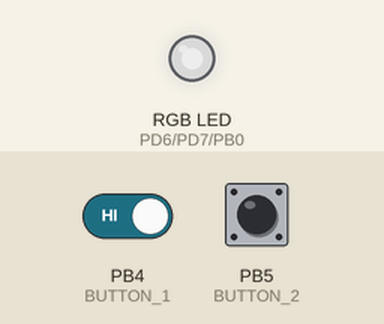
This program was run on a simulated ATmega328P, built with avr-gcc and emulated at 16 MHz. On the bench: an RGB LED mixed from three pins (HIGH = lit). The inputs (shaded band) are chosen by the test bench; at power-on: PB4 (BUTTON_1) HIGH, PB5 (BUTTON_2) HIGH. Dim RGB values are drawn brighter than linear.

Above: at 1.2 s.
1.3 s: PB4 (BUTTON_1) driven LOW
At 1.45 s:
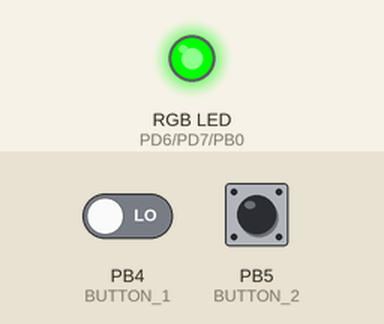
At 1.85 s:
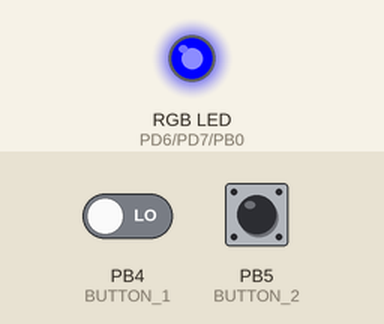
Timing chart, 0 to 10.3 s (numbered marks = the images above; inputs shaded):
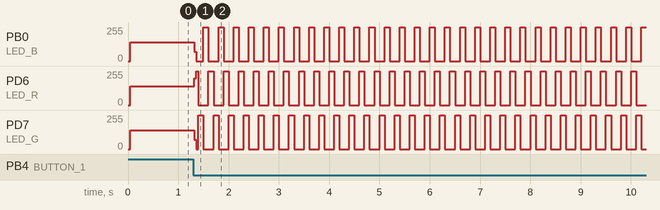

The program:

main.c
```c
#include "gpio.h"

/********************************************************************************
* main: Initierar minkrodatrons i/o portar.
		Tänder alla dioder vid tryckknapp 1 & 2 trycks ner.
		Tänder och släcker dioder i storleksordning enligt pinnumret.
		Tänder och släcker dioder i fallande ordning enligt pinnumret.
		Släcker alla dioder när ingen knapp trycks ner.
********************************************************************************/
int main(void)
{
	setup();

    while (1)
    {
		if (BUTTON_1_IS_PRESSED && BUTTON_2_IS_PRESSED)
		{
			leds_on();
		}
		if (BUTTON_1_IS_PRESSED && !BUTTON_2_IS_PRESSED)
		{
			leds_blink_forward(100);
		}
		if (BUTTON_2_IS_PRESSED && !BUTTON_1_IS_PRESSED)
		{
			leds_blink_reverse(100);
		}
		else
		{
			leds_off();
		}
    }
	return 0;
}
```

gpio.c
```c
#include "gpio.h" // Inkluderingsdirektiv

/********************************************************************************
* setup: Initierar mikrodatorns i/o portar. Lysdiodernas pinnar 6-8 sätts till
         utportar. Sätter tryckknapparnas pin till att vara antingen "hög eller
		 låg".
********************************************************************************/
void setup(void)
{
	DDRD = ((1 << LED_G) | (1 << LED_R));
	DDRB = (1 << LED_B);
	PORTB = (1 << BUTTON_1) | (1 << BUTTON_2);

	return;
}

/********************************************************************************
* delay_ms: Skapar angiven fördröjning i millsekunder.
*
*           - delay_time_ms: Fördröjningstid i millisekunder.
********************************************************************************/
void delay_ms(const uint16_t delay_time_ms)
{
	for (uint16_t i = 0; i < delay_time_ms; ++i)
	{
		_delay_ms(1);
	}

	return;
}

/********************************************************************************
* leds_on: Tänder alla lysdioder.
********************************************************************************/
void leds_on(void)
{
	LED_B_ON;
	LED_G_ON;
	LED_R_ON;

	return;
}

/********************************************************************************
* leds_off: Släcker alla lysdioder.
********************************************************************************/
void leds_off(void)
{
	LED_B_OFF;
	LED_G_OFF;
	LED_R_OFF;

	return;
}

/********************************************************************************
* leds_blink_forward: Blinkar lysdioder anslutna till 6, 7, 8 i ordning 6, 7, 8.
*                     delay_ms: Blinkhastighet i millisekunder.
********************************************************************************/
void leds_blink_forward(const uint16_t blink_speed_ms)
{
	LED_B_ON;
    LED_G_OFF;
	LED_R_OFF;
	delay_ms(blink_speed_ms);

	LED_B_OFF;
	LED_G_ON;
	LED_R_OFF;
	delay_ms(blink_speed_ms);

	LED_B_OFF;
	LED_G_OFF;
	LED_R_ON;
    delay_ms(blink_speed_ms);

	return;
}

/********************************************************************************
* leds_blink_reverse: Blinkar lysdioder anslutna till 8, 7, 6 i ordning 8, 7, 6.
*                     delay_ms: Blinkhastighet i millisekunder.
********************************************************************************/
void leds_blink_reverse(const uint16_t blink_speed_ms)
{
	LED_B_OFF;
	LED_G_OFF;
	LED_R_ON;
	delay_ms(blink_speed_ms);

	LED_B_OFF;
	LED_G_ON;
	LED_R_OFF;
	delay_ms(blink_speed_ms);

	LED_B_ON;
	LED_G_OFF;
	LED_R_OFF;
	delay_ms(blink_speed_ms);

	return;
}
```

gpio.h
```c
#ifndef GPIO_H_
#define GPIO_H_

#define F_CPU 16000000UL // 16MHz klockfrekvens
#include <avr/io.h> // Inkluderingsdirektiv
#include <util/delay.h> // Inkluderingsdirektiv

#define LED_R 6 //Lysdiod 1 ansluten till pin 6
#define LED_G 7 //Lysdiod 2 ansluten till pin 7
#define LED_B 0 //Lysdiod 3 ansluten till pin 8
#define BUTTON_1 4 //Tryckknapp 1 ansluten till pin 12
#define BUTTON_2 5 //Tryckknapp 1 ansluten till pin 13

#define LED_R_ON PORTD |= (1 << LED_R) //Tänder lysdiod 1
#define LED_G_ON PORTD |= (1 << LED_G) //Tänder lysdiod 2
#define LED_B_ON PORTB |= (1 << LED_B) //Tänder lysdiod 3

#define LED_R_OFF PORTD &= ~(1 << LED_R) //Släcker lysdiod 1
#define LED_G_OFF PORTD &= ~(1 << LED_G) //Släcker lysdiod 2
#define LED_B_OFF PORTB &= ~(1 << LED_B) //Släcker lysdiod 3

#define BUTTON_1_IS_PRESSED ((PINB & (1 << BUTTON_1)) != 0) //Kontrollerar om tryckknapp 1 är nedtryckt
#define BUTTON_2_IS_PRESSED ((PINB & (1 << BUTTON_2)) != 0) //Kontrollerar om tryckknapp 2 är nedtryckt

/********************************************************************************
* setup: Initierar mikrodatorns i/o portar.
********************************************************************************/
void setup(void);

/********************************************************************************
* delay_ms: Skapar angiven fördröjning i millsekunder.
*
*           - delay_time_ms: Fördröjningstid i millisekunder.
********************************************************************************/
void delay_ms(const uint16_t delay_time_ms);

/********************************************************************************
* leds_on: Tännder alla lysdioder.
********************************************************************************/
void leds_on(void);

/********************************************************************************
* leds_off: Släcker alla lysdioder.
********************************************************************************/
void leds_off(void);

/********************************************************************************
* leds_blink_forward: Blinkar lysdioder anslutna till 6, 7, 8 i ordning 6, 7, 8.
********************************************************************************/
void leds_blink_forward(const uint16_t blink_speed_ms);

/********************************************************************************
*  leds_blink_reverse: Blinkar lysdioder anslutna till 6, 7, 8 i ordning 8, 7, 6.
********************************************************************************/
void leds_blink_reverse(const uint16_t blink_speed_ms);


#endif
```

Measured:
- after the input at 1.3 s, PB0 (LED_B): 142/255 → 71/255 at once, then moves between 0/255 and 255/255, repeating every 0.60 s; PD6 (LED_R): 142/255 → 199/255 at once, then moves between 0/255 and 255/255, repeating every 0.60 s; PD7 (LED_G): 142/255 → 71/255 at once, then moves between 0/255 and 255/255, repeating every 3.9 s
